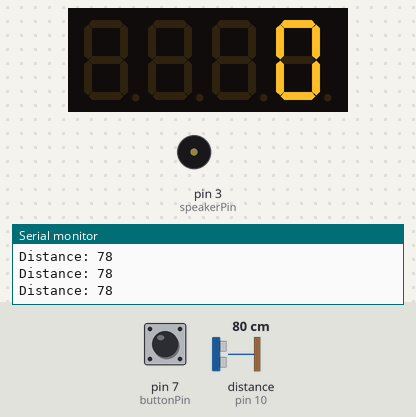
The sketch below on a simulated Arduino Uno, built with avr-gcc and run on an emulated ATmega328P. Parts: 4-digit seven-segment display, buzzer (waves = sounding), the last lines printed to the serial monitor. Wiring (inferred from the names in the program): ultrasonic range finder: trigger pin 9; echo pin 10. The inputs (shaded band) are chosen by the test bench; at power-on: distance to the obstacle (sensor on pin 10) 80 cm, pin 7 (buttonPin) HIGH. The echo pulse lasts 58.3 µs per cm.

Above: at 1.2 s.
1.3 s: distance to the obstacle (sensor on pin 10) set to 2 cm
At 1.35 s:
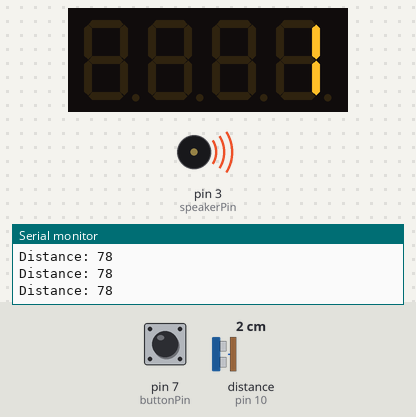
At 2.4 s:
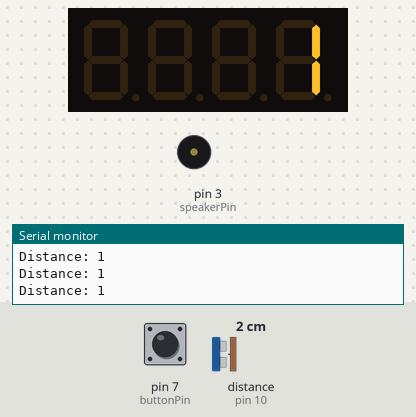
2.9 s: pin 7 (buttonPin) pulled LOW for 1 s
At 3.5 s:
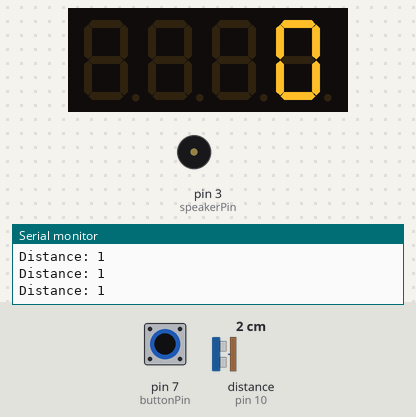
Timing chart, 0 to 5.9 s (numbered marks = the images above; inputs shaded):
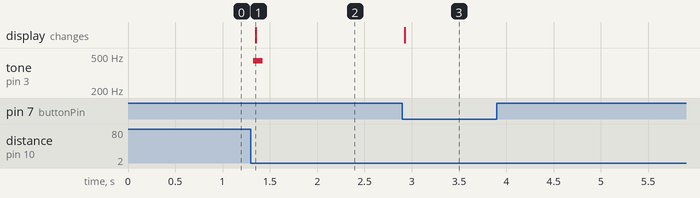

Measured:
- after the input at 1.3 s, tone on pin 3 (speakerPin): silent → 440 Hz at once, → silent 0.10 s later; the display: changes after 0.05 s (image 1)
- after the input at 2.9 s, the display: changes at once (image 3)

The sketch:

sonic2.ino
```cpp
#include <TM1637Display.h>

// defines pins numbers
const int speakerPin = 3;
const int buttonPin = 7;
const int trigPin = 9;
const int echoPin = 10;
const int CLK = 12; //Set the CLK pin connection to the display
const int DIO = 13; //Set the DIO pin connection to the display

TM1637Display display(CLK, DIO);  //set up the 4-Digit Display.

int length = 15; // the number of notes
char notes[] = "ccggaagffeeddc "; // a space represents a rest
int beats[] = { 1, 1, 1, 1, 1, 1, 2, 1, 1, 1, 1, 1, 1, 2, 4 };
int tempo = 130;

// defines variables
int val = 0;
int counter = 0;
const int full_box = 10;
const int threshold = 30;
bool inRange = false;

void playTone(int tone, int duration) {
  for (long i = 0; i < duration * 1000L; i += tone * 2) {
    digitalWrite(speakerPin, HIGH);
    delayMicroseconds(tone);
    digitalWrite(speakerPin, LOW);
    delayMicroseconds(tone);
  }
}

void playNote(char note, int duration) {
  char names[] = { 'c', 'd', 'e', 'f', 'g', 'a', 'b', 'C' };
  int tones[] = { 1915, 1700, 1519, 1432, 1275, 1136, 1014, 956 };

  // play the tone corresponding to the note name
  for (int i = 0; i < 8; i++) {
    if (names[i] == note) {
      playTone(tones[i], duration);
    }
  }
}

void setup() {
  pinMode(trigPin, OUTPUT); // Sets the trigPin as an Output
  pinMode(echoPin, INPUT); // Sets the echoPin as an Input
  Serial.begin(9600); // Starts the serial communication
  display.setBrightness(0x0a);
  pinMode(buttonPin, INPUT);  // declare LED as output
  digitalWrite(buttonPin, HIGH);
  pinMode(speakerPin, OUTPUT);
  display.showNumberDec(counter);
}

void play_melody() {
    for (int i = 0; i < length; i++) {
      if (notes[i] == ' ') {
        delay(beats[i] * tempo); // rest
      } else {
        playNote(notes[i], beats[i] * tempo);
      }

      // pause between notes
      delay(tempo / 2);
    }
}

void something_went_down() {
      counter ++;
      tone(speakerPin, 440, 100);
//      tone(speakerPin, 540, 500);
//      tone(speakerPin, 640, 500);

      display.showNumberDec(counter);
      Serial.println("Something went down!");
      if (counter % full_box == 0) {
        play_melody();
      }
      else {
        delay(500);
      }
}

void loop() {
  // Clears the trigPin
  digitalWrite(trigPin, LOW);
  delayMicroseconds(2);
  // Sets the trigPin on HIGH state for 10 micro seconds
  digitalWrite(trigPin, HIGH);
  delayMicroseconds(10);
  digitalWrite(trigPin, LOW);
  // Reads the echoPin, returns the sound wave travel time in microseconds
  int duration = pulseIn(echoPin, HIGH);
  // Calculating the distance
  long distance = duration * 0.034 / 2;
  // Prints the distance on the Serial Monitor
  Serial.print("Distance: ");
  Serial.println(distance);

  if (digitalRead(buttonPin) == LOW) {
    counter = 0;
    display.showNumberDec(counter);
  }

  if (inRange) {
    if (distance > threshold) {
      inRange = false;
    }
  }
  else {
    if (distance <= threshold) {
      inRange = true;
      something_went_down();
    }
  }
}
```
